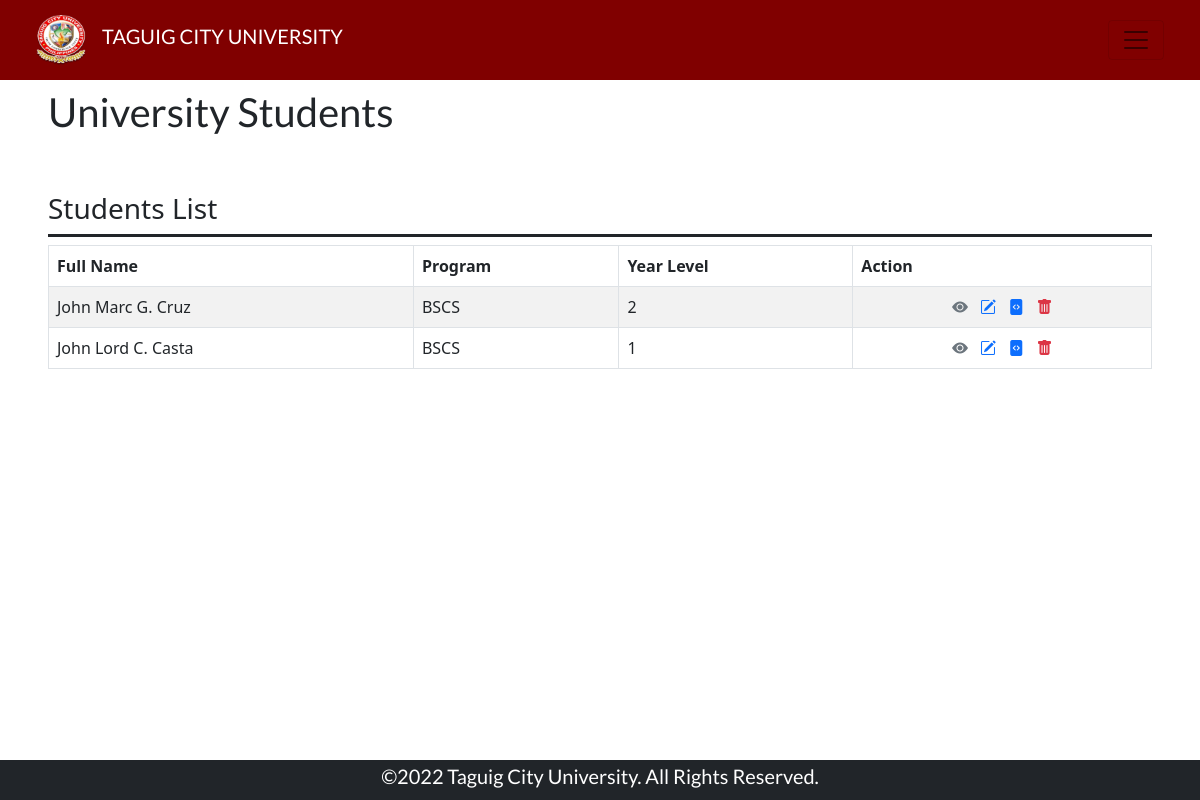
Page /adminStudents.php (signed in) on the committed database.
### adminStudents.php (the view, shortened to what this page needs)
<!doctype html>
<html>
    <head>
        <link rel="stylesheet" href="assets/css/style.css">
        <link rel="stylesheet" href="lib/css/bootstrap.min.css">
        <link rel="stylesheet" href="lib/css/bootstrap-icons-1.9.1/bootstrap-icons.css">
    </head>
    <body>
        <nav class="navbar navbar-expand-lg navbar-light bg-maroon sticky-top px-4">
            <div class="container-fluid">
                <div class="d-flex flex-row align-items-center">
                    <a class="navbar-brand" href="adminDash.php"><img class="logo" src="assets/img/school-logo.png" alt=""></a>
                    <h1 class="fs-5 text-uppercase">Taguig City University</h1>
                </div>
                <button class="navbar-toggler d-inline" type="button" data-bs-toggle="offcanvas" data-bs-target="#offcanvasNavbar" aria-controls="offcanvasNavbar">
                    <span class="navbar-toggler-icon text-white"></span>
                </button>
            </div>
        </nav>
            <div class="d-flex flex-column overflow-scroll py-2 px-5 gap" style="height: 85vh;">
                <div class="d-flex flex-column justify-content-center align-items-start">
                    <h1 class="fs-1 text-dark"> University Students </h1>
                </div>
                <div class="d-flex flex-column justify-content-between
                            align-items-start gap-2 mt-5">
                    <div class="w-100 d-flex flex-row justify-content-start align-items-start pb-0 border-bottom border-3 border-dark">
                        <h2 class="fs-3 text-dark"> Students List </h2>
                    </div>
                    <?php
                        include('functions/php/config.php');
                        $query = "SELECT * FROM `user-student`";
                        $result = $con->query($query);
                        if(mysqli_num_rows($result) > 0): ?>
                            <table id="" class="table table-striped table-bordered">
                                        <thead>
                                            <tr>
                                                <th>Full Name</th>
                                                <th>Program</th>
                                                <th>Year Level</th>
                                                <th>Action</th>
                                            </tr>
                                        </thead>
                                        <tbody>
                    <?php while ($row = $result -> fetch_assoc()):
                        $fullName = $row['fName'] . ' ' . substr($row['mName'],0,1) . '. ' . $row['lName'];
                        ?>
                        <tr>
                            <td class=""><?php echo $fullName; ?></td>
                            <td class=""><?php echo $row['program']; ?></td>
                            <td class=""><?php echo $row['yrLvl']; ?></td>
                            <td class="mx-auto text-center">
                                <a href="#view=<?php echo $row['id'] ?>" class="mx-1 clear text-muted view"
                                    data-id="<?php echo $row['id']; ?>"
                                    data-bs-toggle="tooltip" data-bs-target="#view-stud"
                                    data-bs-placement="top" data-bs-title="View Student Data"
                                    id="<?php echo $row['id']; ?>">
                                    <i class="bi bi-eye-fill"></i>
                                </a>
                                <a href="#editdata=<?php echo $row['id'] ?>" class="mx-1 clear text-primary edit"
                                    data-id="<?php echo $row['id']; ?>"
                                    data-bs-toggle="tooltip" data-bs-target="#edit-stud"
                                    data-bs-placement="top" data-bs-title="Edit Student Data"
                                    id="<?php echo $row['id']; ?>">
                                    <i class="bi bi-pencil-square"></i>
                                </a>
                                <a href="#editacads=<?php echo $row['id'];?>" class="mx-1 clear text-primary editAcads"
                                    data-id="<?php echo $row['id']; ?>"
                                    data-bs-toggle="tooltip" data-bs-target="#edit-acads"
                                    data-bs-placement="top" data-bs-title="Edit Student Academic Data"
                                    id="<?php echo $row['id']; ?>">
                                    <i class="bi bi-file-code-fill"></i>
                                </a>
                                <a href="#del=<?php echo $row['id'] ?>" class="mx-1 clear text-danger delete"
                                    data-id="<?php echo $row['id']; ?>"
                                    data-bs-toggle="tooltip" data-bs-target="#del-stud"
                                    data-bs-placement="top" data-bs-title="Delete Student Data"
                                    id="<?php echo $row['id']; ?>">
                                    <i class="bi bi-trash-fill"></i>
                                </a>
                            </td>
                        </tr>
                    <?php endwhile ?>
                        </tbody>
                    </table>
                    <?php else:?>
                        <div class="w-100 card card-body d-flex flex-column border border-dark bg-danger">
                            <h2 class="fs-3 text-white text-center"> No students yet! </h2>
                        </div>
                    <?php endif ?>
                </div>
            </div>
            <div class="footer d-flex justify-content-center align-items-center sticky-bottom bg-dark">
                <h1 class="text-white fs-5"> ©2022 Taguig City University. All Rights Reserved.</h1>
            </div>
    </body>
</html>

### assets/css/style.css (style rules this page uses)
body { overflow: auto; scrollbar-width: none; }
.logo { height: 50px; width: 50px; }
.footer { height: 5vh; width: 100vw; }
.bg-maroon { background-color: #800000; }
.navbar { min-height: 10vh; max-height: auto; width: 100vw; }
h1 { font-family:'Lato', sans-serif; color: white; user-select: none; }
.clear { text-decoration: none; }

### rows in the picture
user-student: fullName "John Marc G. Cruz", program "BSCS", yrLvl "2"
user-student: fullName "John Lord C. Casta", program "BSCS", yrLvl "1"
